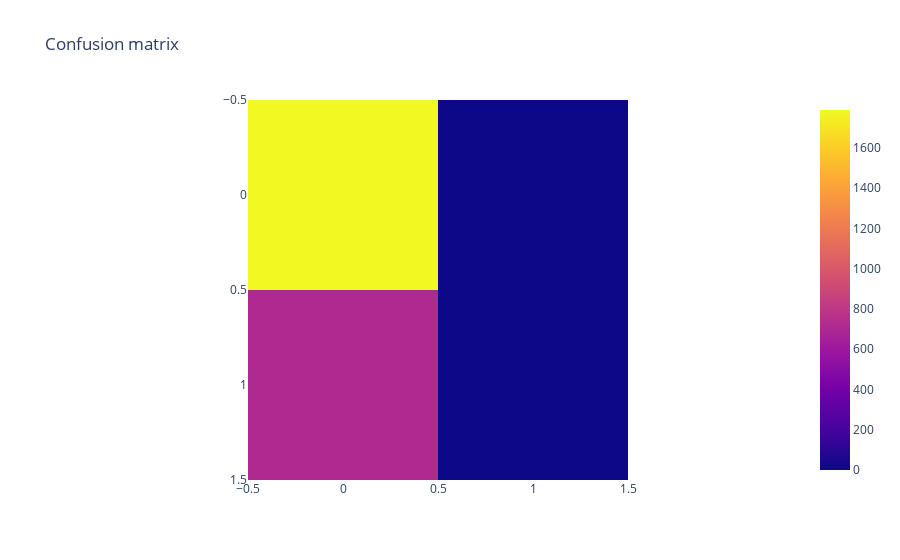

The notebook cell saved with this chart:
### Code cell
# Importez les bibliothèques nécessaires
from sklearn import datasets
from sklearn.model_selection import train_test_split
from sklearn.svm import SVC
from sklearn.metrics import accuracy_score

# Créez le modèle SVM
svm_model = SVC(kernel='rbf') 

# Entraînez le modèle sur l'ensemble d'entraînement
svm_model.fit(X_train, Y_train)

# Faites des prédictions sur l'ensemble de test
Y_pred = svm_model.predict(X_test)


print("Confusion matrix:", confusion_matrix(Y_test, Y_pred))
print("Precision:", precision_score(Y_test, Y_pred))
print("Recall:", recall_score(Y_test, Y_pred))
print("Accuracy:", accuracy_score(Y_test, Y_pred))
print("Balanced accuracy:", balanced_accuracy_score(Y_test, Y_pred))
print("Matthews Correlation Coefficient:", matthews_corrcoef(Y_test, Y_pred))
print("AUPRC:", average_precision_score(Y_test, Y_pred))

fig = plotly.express.imshow(confusion_matrix(Y_test, Y_pred), title="Confusion matrix")
fig.show()

### Figure 1 — Plotly figure (JSON) as saved in the notebook; plotly's stock layout.template omitted (floating-point values rounded to 4 significant figures)
{"data": [{"coloraxis": "coloraxis", "hovertemplate": "x: %{x}<br>y: %{y}<br>color: %{z}<extra></extra>", "name": "0", "type": "heatmap", "xaxis": "x", "yaxis": "y", "z": [[1788, 0], [712, 0]]}], "layout": {"coloraxis": {"colorscale": [[0, "#0d0887"], [0.1111, "#46039f"], [0.2222, "#7201a8"], [0.3333, "#9c179e"], [0.4444, "#bd3786"], [0.5556, "#d8576b"], [0.6667, "#ed7953"], [0.7778, "#fb9f3a"], [0.8889, "#fdca26"], [1, "#f0f921"]]}, "title": {"text": "Confusion matrix"}, "xaxis": {"anchor": "y", "constrain": "domain", "domain": [0, 1], "scaleanchor": "y"}, "yaxis": {"anchor": "x", "autorange": "reversed", "constrain": "domain", "domain": [0, 1]}}}
